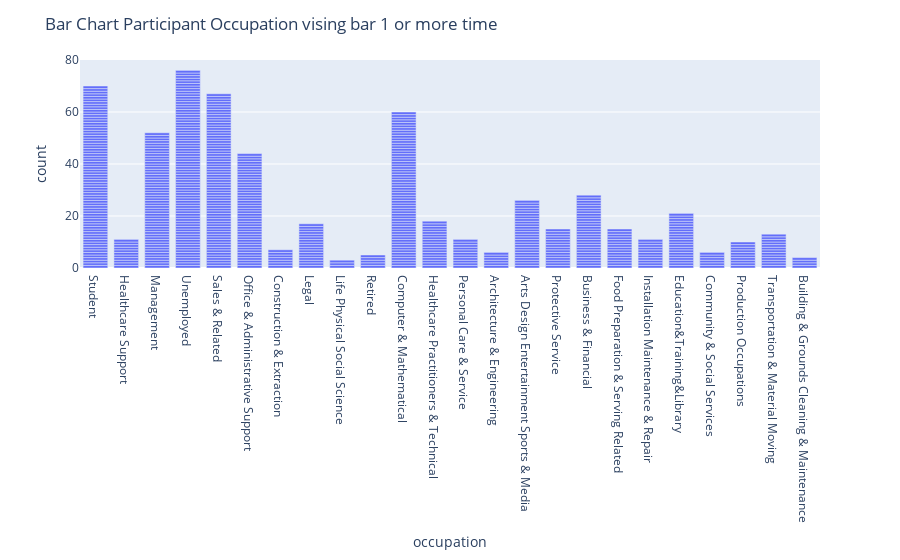

The code cell stored with this chart in its notebook:
### Code cell
#occupations within the visit more than 1 time a bar observations
figII5b = px.bar(data6, x="occupation")
figII5b.update_layout(title="Bar Chart Participant Occupation vising bar 1 or more time")
figII5b.show()

### Figure 1 — Plotly figure (JSON) as saved in the notebook; plotly's stock layout.template omitted (floating-point values rounded to 4 significant figures; data arrays with more than 128 entries replaced by an {"elided": "..."} marker saying what was removed)
{"data": [{"alignmentgroup": "True", "hovertemplate": "occupation=%{x}<br>count=%{y}<extra></extra>", "legendgroup": "", "marker": {"color": "#636efa", "pattern": {"shape": ""}}, "name": "", "offsetgroup": "", "orientation": "v", "showlegend": false, "textposition": "auto", "type": "bar", "x": {"elided": "596 str values"}, "xaxis": "x", "y": {"elided": "596 int values"}, "yaxis": "y"}], "layout": {"barmode": "relative", "legend": {"tracegroupgap": 0}, "margin": {"t": 60}, "title": {"text": "Bar Chart Participant Occupation vising bar 1 or more time"}, "xaxis": {"anchor": "y", "domain": [0, 1], "title": {"text": "occupation"}}, "yaxis": {"anchor": "x", "domain": [0, 1], "title": {"text": "count"}}}}
